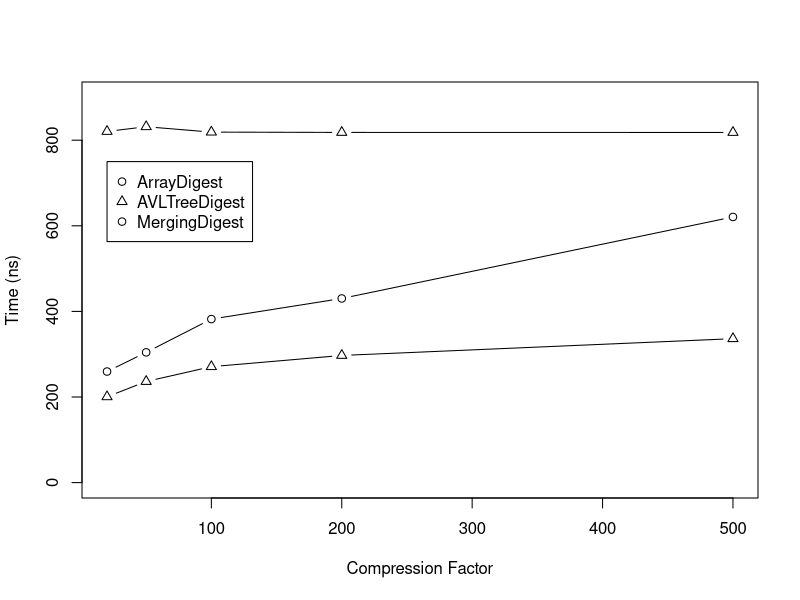
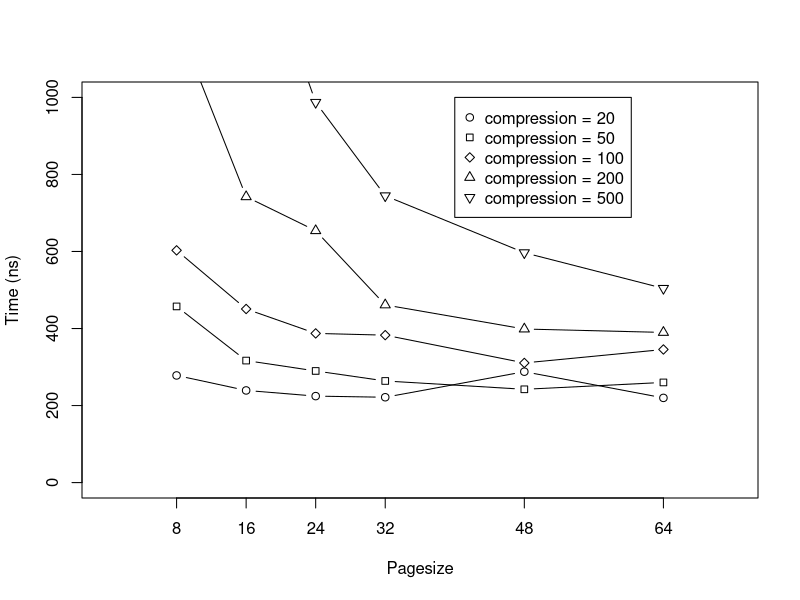
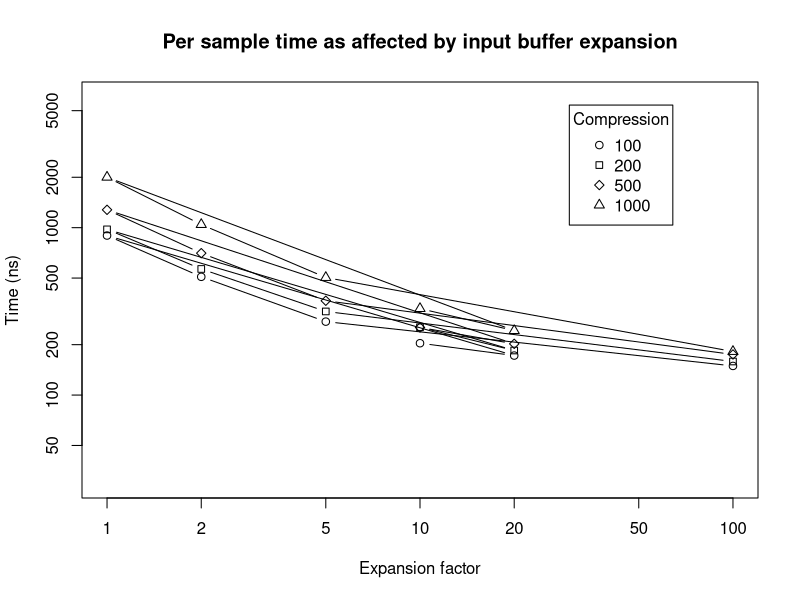

Write R code to recreate these figures, in order.
# Licensed to the Apache Software Foundation (ASF) under one or more
# contributor license agreements.  See the NOTICE file distributed with
# this work for additional information regarding copyright ownership.
# The ASF licenses this file to You under the Apache License, Version 2.0
# (the "License"); you may not use this file except in compliance with
# the License.  You may obtain a copy of the License at
#
#     http://www.apache.org/licenses/LICENSE-2.0
#
# Unless required by applicable law or agreed to in writing, software
# distributed under the License is distributed on an "AS IS" BASIS,
# WITHOUT WARRANTIES OR CONDITIONS OF ANY KIND, either express or implied.
# See the License for the specific language governing permissions and
# limitations under the License.

pdf("results.pdf", width=5, height=4, pointsize=11)
xx = read.csv("results.csv")
plot(Mean ~ Param..compression, xx[xx$Param..method == "array",], type='b',
    ylim=c(0,900), xlab="Compression Factor", ylab="Time (ns)", pch=21)
lines(Mean ~ Param..compression, xx[xx$Param..method == "tree",], type='b', pch=24)
lines(Mean ~ Param..compression, xx[xx$Param..method == "merge",], type='b', pch=24)
legend(20, 750, pch=c(21,24), legend=c("ArrayDigest", "AVLTreeDigest", "MergingDigest"))
dev.off()

pdf("results-array-tuning.pdf", width=5, height=4, pointsize=11)
yy = read.delim("results-array-tuning.csv")
plot(x=c(),y=c(), xlim=c(0,72), ylim=c(0,1000), ylab="Time (ns)", xlab="Pagesize", xaxt='n')

axis(side=1, at=as.integer(names(table(yy$pageSize))))
i = 1
for (compression in c(20,50,100,200,500)) {
    lines(Mean ~ pageSize, yy[yy$compression == compression,], type='b', pch = 20+i)
    i = i+1
}
legend(40,1000, pch=c(21:25), legend=paste("compression =", c(20,50,100,200,500)))
dev.off()

pdf("results-merge-tuning.pdf", width=5, height=5, pointsize=11)
data = read.csv("merge-results.csv")

plot(c(), ylim=c(30,6000), xlim=c(1,100), log='xy', ylab="Time (ns)", xlab="Expansion factor",
     main="Per sample time as affected by input buffer expansion")
char = 21
compressions = row.names(table(data$Param..compression))
for (compression in compressions) {
    lines(Mean ~ Param..factor, data[data$Param..compression == compression,], type='b', pch=char)
    char = char + 1
}

legend(x=30, y=5400, legend=compressions, pch=20 + (1:length(compressions)), title="Compression")
dev.off()
